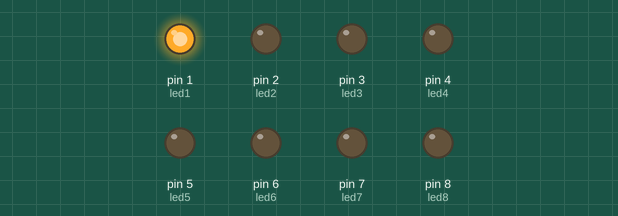
Bench run of a sketch on a simulated Arduino Uno, built with avr-gcc and run on an emulated ATmega328P. Shown: output pins drawn as LEDs (lit = HIGH).

Above: at 0.5 s.
At 2.5 s:
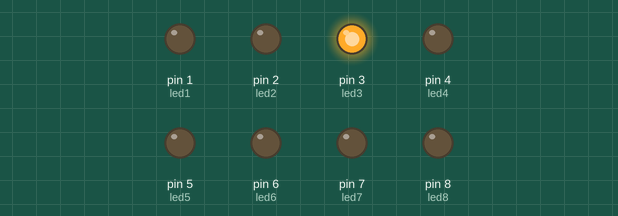
At 3.5 s:
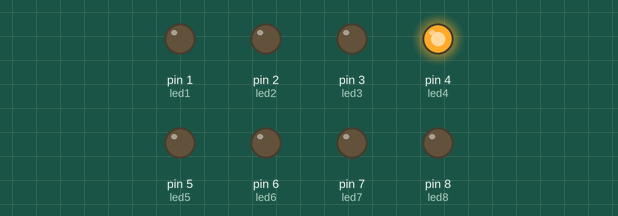
At 4.5 s:
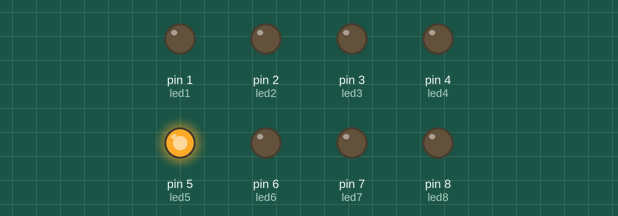
At 6.5 s:
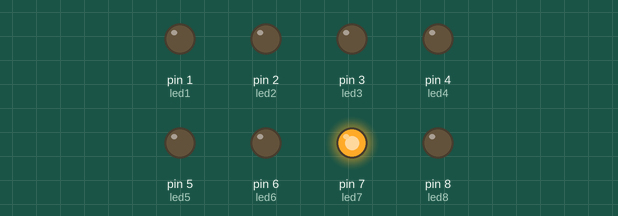
At 9.5 s:
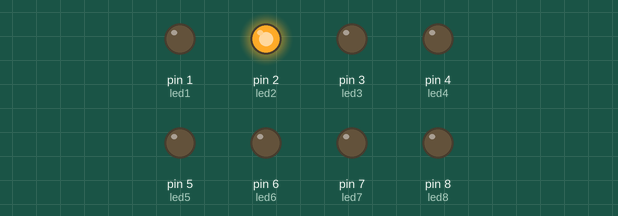
Timing chart, 0 to 10.4 s (numbered marks = the images above):
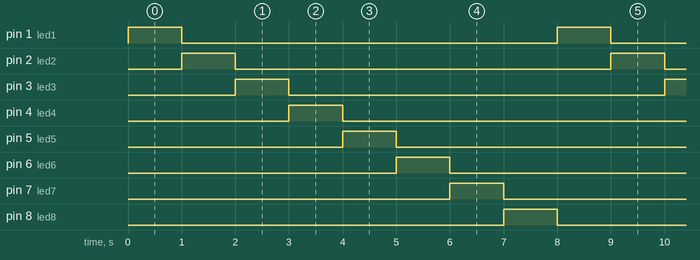

The sketch:

Assignment1.ino
```cpp
const int led1=1;
const int led2=2;
const int led3=3;
const int led4=4;
const int led5=5;
const int led6=6;
const int led7=7;
const int led8=8;

void setup() {
  pinMode(led1,OUTPUT);
  pinMode(led2,OUTPUT);
  pinMode(led3,OUTPUT);
  pinMode(led4,OUTPUT);
  pinMode(led5,OUTPUT);
  pinMode(led6,OUTPUT);
  pinMode(led7,OUTPUT);
  pinMode(led8,OUTPUT);
}

void loop() {
  digitalWrite(led1,HIGH);
  delay(1000);
  digitalWrite(led1,LOW);
  digitalWrite(led2,HIGH);
   delay(1000);
  digitalWrite(led2,LOW);
  digitalWrite(led3,HIGH);
   delay(1000);
  digitalWrite(led3,LOW);
  digitalWrite(led4,HIGH);
   delay(1000);
  digitalWrite(led4,LOW);
  digitalWrite(led5,HIGH);
   delay(1000);
  digitalWrite(led5,LOW);
  digitalWrite(led6,HIGH);
   delay(1000);
  digitalWrite(led6,LOW);
  digitalWrite(led7,HIGH);
   delay(1000);
  digitalWrite(led7,LOW);
  digitalWrite(led8,HIGH);
   delay(1000);
  digitalWrite(led8,LOW);
  return;

}
```

Measured:
- by itself, pin 1 (led1), pin 2 (led2), pin 3 (led3), pin 4 (led4), pin 5 (led5), pin 6 (led6), pin 7 (led7), pin 8 (led8): alternates HIGH for 1.0 s and LOW for 7.0 s
- by itself, everything shown: repeats every 8.0 s, in 9 steps
